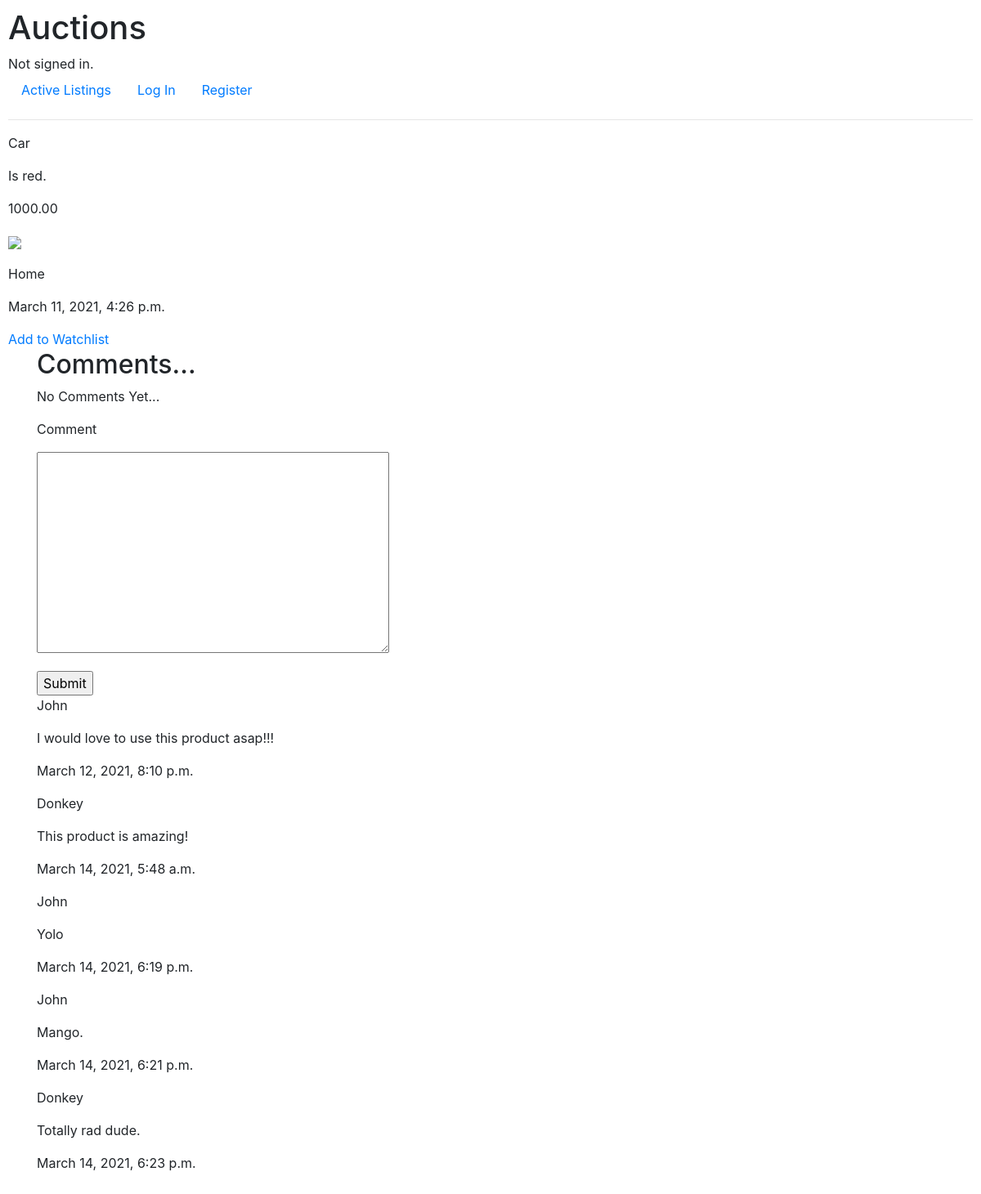
Page /listingPage/1/ on the committed database.
### auctions/models.py (models this page shows, shortened)
class AuctionListing(models.Model):
    CATEGORY = (
        ("Accessories", "Accessories"),
        ("Books", "Books"),
        ("Electronics", "Electronics"),
        ("Food", "Food"),
        ("Garden", "Garden"),
        ("Home", "Home"),
        ("Music", "Music"),
        ("Office", "Office"),
        ("Safety", "Safety"),
        ("Video Games", "Video Games"),
    )
    title = models.CharField(max_length=200)
    description = models.TextField(blank=True)
    price = models.DecimalField(max_digits=10, decimal_places=2)
    photo = models.URLField(blank=True, null=True)
    category = models.CharField(max_length=200, blank=True, choices=CATEGORY)
    date_posted = models.DateTimeField(auto_now_add=True, blank=True, null=True)

class Comment(models.Model):
    user = models.ForeignKey(User, on_delete=models.CASCADE)
    entry = models.ForeignKey(AuctionListing, related_name='comments', null=True, on_delete=models.CASCADE)
    comment = models.TextField()
    date_posted = models.DateTimeField(auto_now_add=True, blank=True, null=True)

class User(AbstractUser):
    pass

### auctions/views.py (the view, shortened to what this page needs)
# urls.py: path("listingPage/<int:id>/", views.listingPage, name="listingPage"),
def listingPage(request, id):
    entry = AuctionListing.objects.get(id=id)
    comment_form = CommentForm()
    context = {'entry': entry, 'comment_form': comment_form}
    return render(request, "auctions/listing_page.html", context)

### auctions/forms.py
class CommentForm(ModelForm):
    class Meta:
        model = Comment
        exclude = ['user', 'entry']

### auctions/templates/auctions/listing_page.html (shortened to what this page needs)
{% extends "auctions/layout.html" %}
{% block body %}
    <p>{{ entry.title }}</p>
    <p>{{ entry.description }}</p>
    <p>{{ entry.price }}</p>
    <p><img src="{{ entry.photo }}" width="30%"></p>
    <p>{{ entry.category }}</p>
    <p>{{ entry.date_posted }}</p>
    <a href="{% url 'add_Watchlist' entry.id %}">Add to Watchlist</a>
    <div class="container">
    <h2>Comments...</h2>
        {% if not entry.comments.all %}
            <p>No Comments Yet...</p>
            <form action="{% url 'listingPage' entry.id %}" method="post">
            {% csrf_token %}
                {% for c in comment_form %}
                <p>{{ c.label }}</p>
                <p>{{ c }}</p>
            {% endfor %}
                <input type="submit" value="Submit">
            </form>
        {% else %}
        <p>No Comments Yet...</p>
            <form action="{% url 'listingPage' entry.id %}" method="post">
            {% for c in comment_form %}
                <p>{{ c.label }}</p>
                <p>{{ c }}</p>
            {% endfor %}
                <input type="submit" value="Submit">
            </form>
        {% for comment in entry.comments.all %}
            <p>{{ comment.user }}</p>
            <p>{{ comment.comment }}</p>
            <p>{{ comment.date_posted }}</p>
        {% endfor %}
        {% endif %}
    </div>
{% endblock %}

### auctions/static/auctions/styles.css (style rules this page uses)
body { padding: 10px; }

### rows in the picture
AuctionListing: title "Car", description "Is red.", price "1000.00", category "Home", date_posted "March 11, 2021, 4:26 p.m."
Comment: user "John", comment "I would love to use this product asap!!!", date_posted "March 12, 2021, 8:10 p.m."
Comment: user "Donkey", comment "This product is amazing!", date_posted "March 14, 2021, 5:48 a.m."
Comment: user "John", comment "Yolo", date_posted "March 14, 2021, 6:19 p.m."
Comment: user "John", comment "Mango.", date_posted "March 14, 2021, 6:21 p.m."
Comment: user "Donkey", comment "Totally rad dude.", date_posted "March 14, 2021, 6:23 p.m."

### other values in the picture
{{ c.label }} "Comment"
